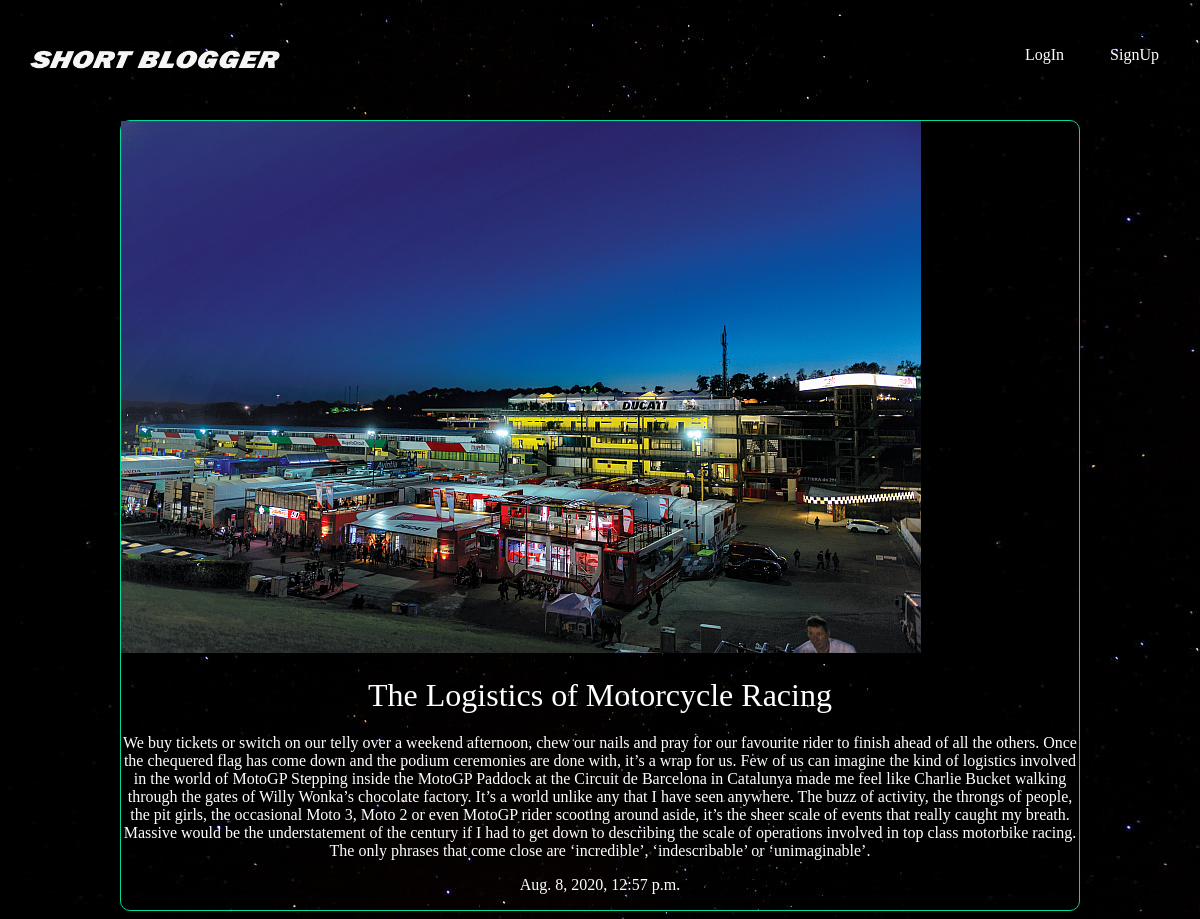
/articles/the-logistics-of-motorcycle-racing/, run on the app's committed database.
### articles/models.py (models this page shows, shortened)
class Article(models.Model):
    title = models.CharField(max_length = 100)
    slug = models.SlugField()
    body = models.TextField()
    date = models.DateTimeField(auto_now_add= True)
    thumb = models.ImageField(default ='default.png',blank = True)
    author = models.ForeignKey(User,on_delete=models.CASCADE,default = None)

### articles/views.py (the view)
# urls.py: url(r'^(?P<slug>[\w-]+)/$',views.article_details,name="detail"),
def article_details(request,slug):
    article = Article.objects.get(slug = slug)
    return render(request,'articles/article_detail.html',{'article':article})

### articles/templates/articles/article_detail.html
{% extends 'base_layout.html'%}
{% block content %}
<div class="article-detail">
    <div class="article">
        <img src="{{article.thumb.url}}"/>
            <h2>{{article.title}}</h2>
            <p>{{article.body}}</p>
            <p>{{article.date}}</p>
    </div>
</div>
{%endblock%}

### assets/styles.css (style rules this page uses)
body { background-color: #0f121f; background-image:url(stars.jpg); color: #fff; }
body * { font-family: Ubuntu; }
h1,h2,h3,h4,h5 { font-weight: normal; margin: 0; }
.article { padding:10px; border:1px solid #00dba0; border-radius: 10px; position:relative; padding-bottom:40px; }
.article-detail .article { padding:0; }
.article-detail .article img { max-width:100%; }
.article-detail .article h2 { text-align:center; margin:20px auto; font-size:2em; }
.article-detail .article p { text-align:center }

### data on the page
Article: thumb (picture), title "The Logistics of Motorcycle Racing", body "We buy tickets or switch on our telly over a weekend afternoon, chew our nails and pray for our favourite rider to finish ahead of all the others. Once the chequered flag has come down and the podium ceremonies are done with, it’s a wrap for us. Few of us can imagine the kind of logistics involved in the world of MotoGP Stepping inside the MotoGP Paddock at the Circuit de Barcelona in Catalunya made me feel like Charlie Bucket walking through the gates of Willy Wonka’s chocolate factory. It’s a world unlike any that I have seen anywhere. The buzz of activity, the throngs of people, the pit girls, the occasional Moto 3, Moto 2 or even MotoGP rider scooting around aside, it’s the sheer scale…", date "Aug. 8, 2020, 12:57 p.m."
